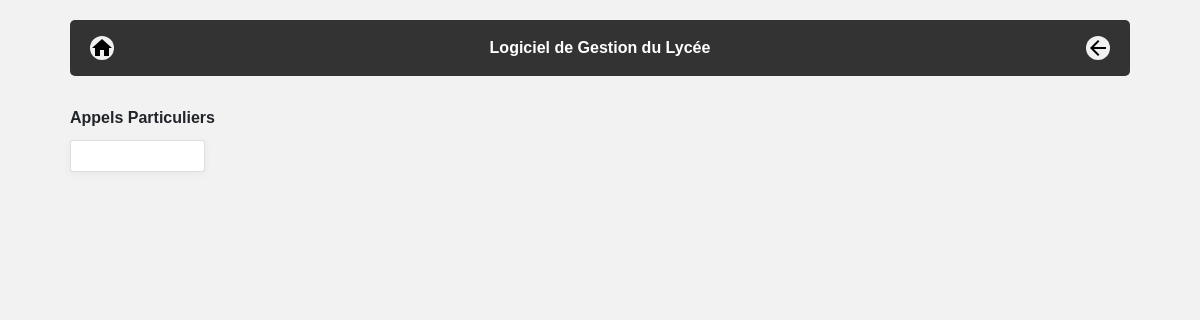
The page /lycee/rolls_student/list/ on the database as committed earlier.
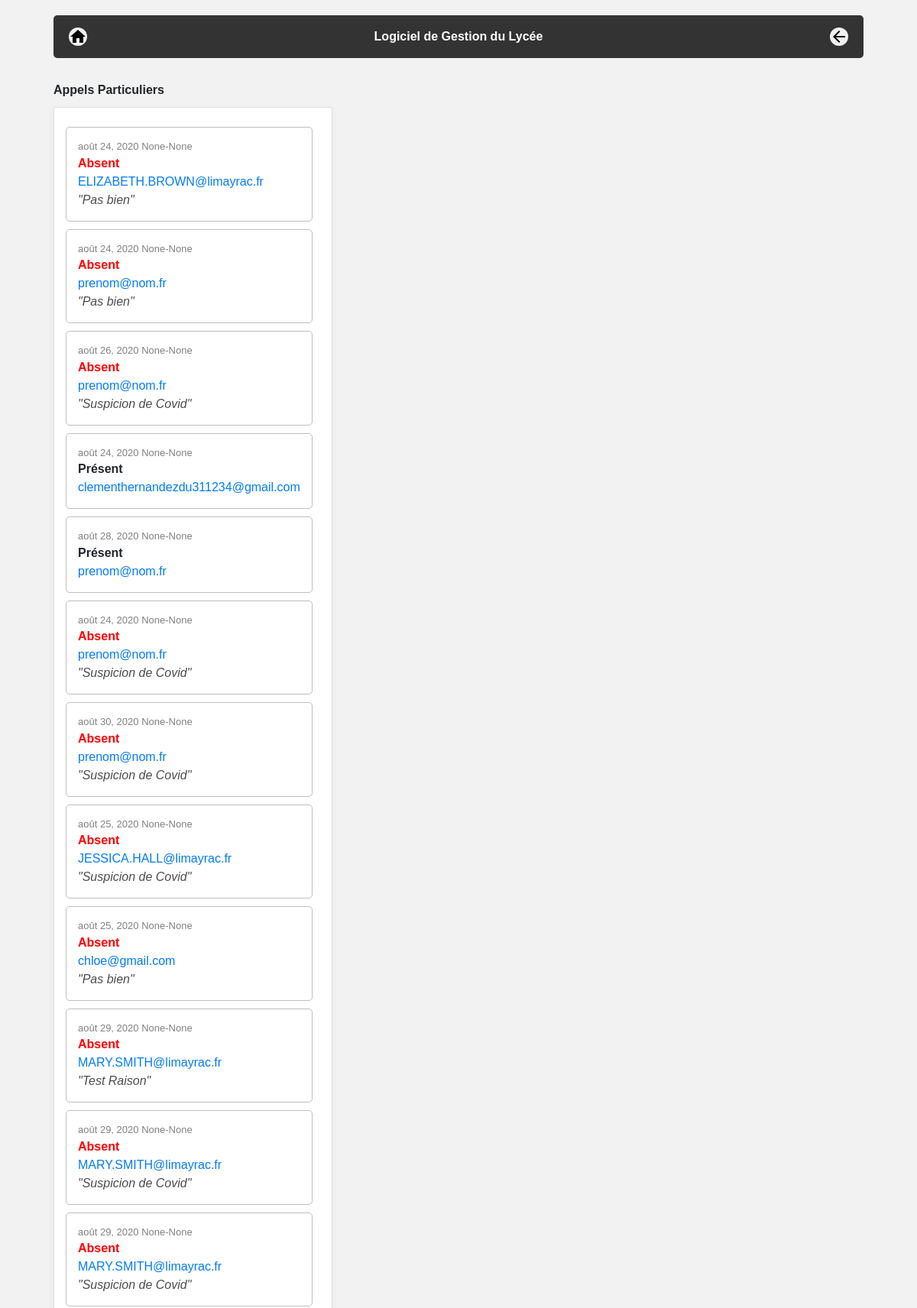
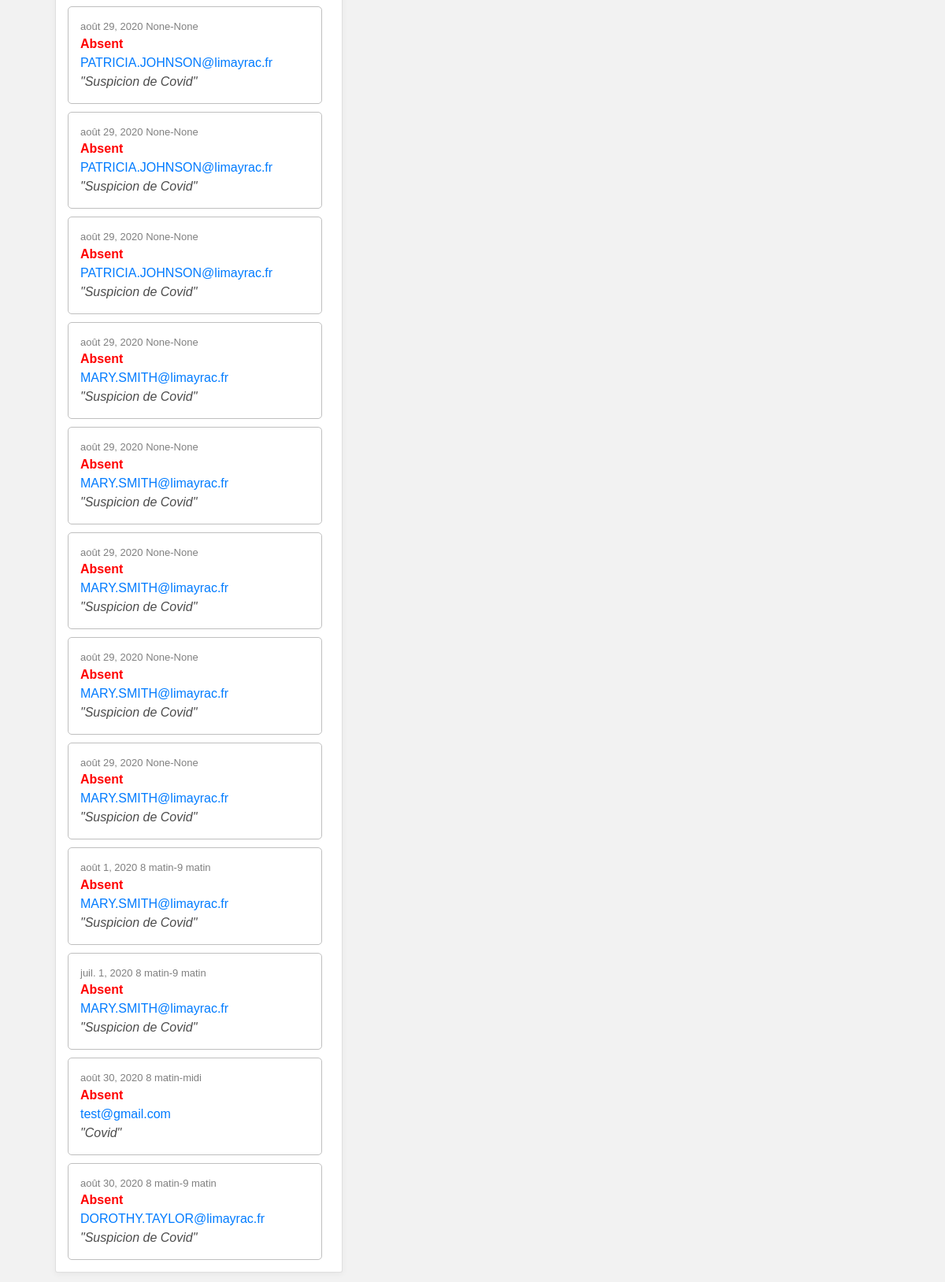
The same page on the database as committed later (2 pictures, top to bottom).
### lycee/models.py (models this page shows, shortened)
class RollDetail(models.Model):
    date = models.DateField(
        blank=False,
        null=False,
        default=datetime.date.today
    )
    student = models.ForeignKey(
        Student,
        on_delete=models.CASCADE,  # necessaire selon la version de Django
        null=False
    )
    absent = models.BooleanField(
        default=False
    )
    cause = models.CharField(
        max_length=100,
        blank=False,
        null=True,
        default=''
    )
    roll = models.ForeignKey(
        Roll,
        on_delete=models.CASCADE,  # necessaire selon la version de Django
        null=True
    )
    debut = models.TimeField(
        max_length=100,
        blank=False,
        null=False,
        default='08:00'
    )
    fin = models.TimeField(
        max_length=100,
        blank=False,
        null=False,
        default='09:00'
    )

class Student(models.Model):
    first_name = models.CharField(
        max_length=50,
        blank=False,
        null=False
    )
    birth_date = models.DateField(
        verbose_name='date of birth',
        blank=False,
        null=False
    )
    last_name = models.CharField(
        verbose_name="lastname",
        blank=False,  # pas de champ vide
        null=False,  # pas de champ null (a conjuguer avec default
        default="???",
        max_length=255,  # taille maximale du champ
    )
    phone = models.CharField(
        verbose_name="phonenumber",
        help_text="Phone number of the student",
        blank=False,  # pas de champ vide
        null=False,  # pas de champ null (a conjuguer avec default
        default="0999999999",
        max_length=10,  # taille maximale du champ
    )
    email = models.EmailField(
        verbose_name="email",
        help_text="Email of the student",
        blank=False,  # pas de champ vide
        null=False,  # pas de champ null (a conjuguer avec default
        default="x@y.z",
        max_length=255,  # taille maximale du champ
    )
    comments = models.CharField(
        verbose_name="comments",
        help_text="Some comments about the student",
        blank=True,
        null=False,  # pas de champ null (a conjuguer avec default
        default="",
        max_length=255,  # taille maximale du champ
    )
    cursus = models.ForeignKey(
        Cursus,
        help_text="Cursus of the student",
        on_delete=models.CASCADE,  # necessaire selon la version de Django
        null=True
    )

### lycee/views.py (the view)
def roll_specific_detail(request):
    result_list = RollDetail.objects.filter(roll_id__isnull=True)
    template = loader.get_template('lycee/calls/call_student_list.html')
    context = {
        'liste': result_list,
    }
    return HttpResponse(template.render(context, request))

### lycee/templates/lycee/calls/call_student_list.html (shortened to what this page needs)
{% extends "master.html" %}
{% if liste %}
    {% block content %}
        <div class="margin">
            <b>Appels Particuliers</b>
            <div class="contain3 card">
            {% for roll in liste %}
                {% if roll.absent == 1 %}
                <div class="description2 contain">
                    <div style="display: flex; flex-direction: column; color: red; justify-content: space-between;">
                        <div class="helptext">{{roll.date}}&nbsp;{{roll.debut}}-{{roll.fin}}</div>
                        <b>Absent&nbsp;</b>
                        <a href="/lycee/student/{{roll.student.id}}">
                            {{roll.student.email}}
                        </a>
                        <i style="color: #4c4c4c;">"{{roll.cause}}"</i>
                    </div>
                </div>
                {% else %}
                <div class="description2 contain">
                    <div style="display: flex; flex-direction: column; justify-content: space-between;">
                        <div class="helptext">{{roll.date}}&nbsp;{{roll.debut}}-{{roll.fin}}</div>
                        <b>Présent&nbsp;</b>
                        <a href="/lycee/student/{{roll.student.id}}">{{roll.student.email}}</a>
                    </div>
                </div>
                {% endif %}
            {% endfor %}
            </div>
        </div>
    {% endblock %}
{% else %}
    <p>No call to show.</p>
{% endif %}

Rows that differ between the two databases and show on the page:
added RollDetail: date "août 24, 2020", debut "None", fin "None", student.email "ELIZABETH.BROWN@limayrac.fr", cause "Pas bien"
added RollDetail: date "août 24, 2020", debut "None", fin "None", student.email "prenom@nom.fr", cause "Pas bien"
added RollDetail: date "août 26, 2020", debut "None", fin "None", student.email "prenom@nom.fr", cause "Suspicion de Covid"
added RollDetail: date "août 24, 2020", debut "None", fin "None", student.email "clementhernandezdu311234@gmail.com"
added RollDetail: date "août 28, 2020", debut "None", fin "None", student.email "prenom@nom.fr"
added RollDetail: date "août 24, 2020", debut "None", fin "None", student.email "prenom@nom.fr", cause "Suspicion de Covid"
added RollDetail: date "août 30, 2020", debut "None", fin "None", student.email "prenom@nom.fr", cause "Suspicion de Covid"
added RollDetail: date "août 25, 2020", debut "None", fin "None", student.email "JESSICA.HALL@limayrac.fr", cause "Suspicion de Covid"
added RollDetail: date "août 25, 2020", debut "None", fin "None", student.email "chloe@gmail.com", cause "Pas bien"
added RollDetail: date "août 29, 2020", debut "None", fin "None", student.email "MARY.SMITH@limayrac.fr", cause "Test Raison"
added RollDetail: date "août 29, 2020", debut "None", fin "None", student.email "MARY.SMITH@limayrac.fr", cause "Suspicion de Covid"
added RollDetail: date "août 29, 2020", debut "None", fin "None", student.email "MARY.SMITH@limayrac.fr", cause "Suspicion de Covid"
added RollDetail: date "août 29, 2020", debut "None", fin "None", student.email "PATRICIA.JOHNSON@limayrac.fr", cause "Suspicion de Covid"
added RollDetail: date "août 29, 2020", debut "None", fin "None", student.email "PATRICIA.JOHNSON@limayrac.fr", cause "Suspicion de Covid"
added RollDetail: date "août 29, 2020", debut "None", fin "None", student.email "PATRICIA.JOHNSON@limayrac.fr", cause "Suspicion de Covid"
added RollDetail: date "août 29, 2020", debut "None", fin "None", student.email "MARY.SMITH@limayrac.fr", cause "Suspicion de Covid"
added RollDetail: date "août 29, 2020", debut "None", fin "None", student.email "MARY.SMITH@limayrac.fr", cause "Suspicion de Covid"
added RollDetail: date "août 29, 2020", debut "None", fin "None", student.email "MARY.SMITH@limayrac.fr", cause "Suspicion de Covid"
added RollDetail: date "août 29, 2020", debut "None", fin "None", student.email "MARY.SMITH@limayrac.fr", cause "Suspicion de Covid"
added RollDetail: date "août 29, 2020", debut "None", fin "None", student.email "MARY.SMITH@limayrac.fr", cause "Suspicion de Covid"
added RollDetail: date "août 1, 2020", debut "8 matin", fin "9 matin", student.email "MARY.SMITH@limayrac.fr", cause "Suspicion de Covid"
added RollDetail: date "juil. 1, 2020", debut "8 matin", fin "9 matin", student.email "MARY.SMITH@limayrac.fr", cause "Suspicion de Covid"
added RollDetail: date "août 30, 2020", debut "8 matin", fin "midi", student.email "test@gmail.com", cause "Covid"
added RollDetail: date "août 30, 2020", debut "8 matin", fin "9 matin", student.email "DOROTHY.TAYLOR@limayrac.fr", cause "Suspicion de Covid"
